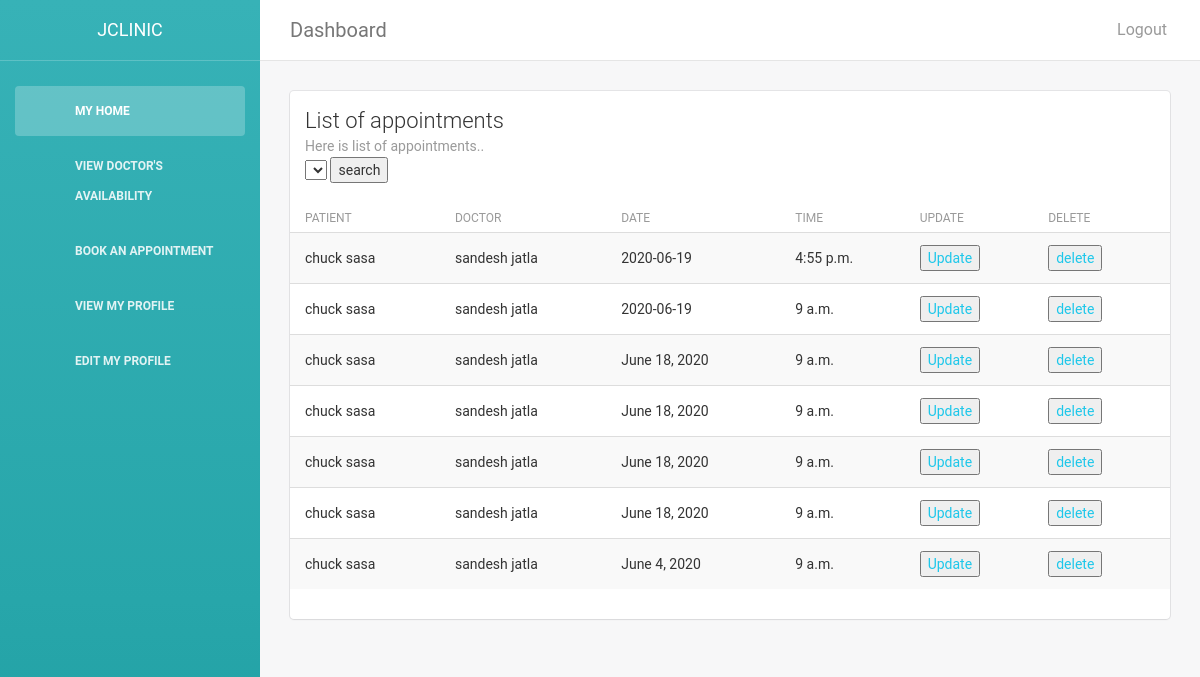
Screenshot of /staff/della with the database file from the repository.
### homepage/models.py (models this page shows)
class Appointment(models.Model):
    aid = models.CharField(max_length=100,primary_key=True,unique=True, default=uuid.uuid4)
    user_name = models.ForeignKey(Patient,on_delete=models.PROTECT, null=True)
    doctor_id = models.ForeignKey(Doctor, on_delete=models.PROTECT, null=True)
    link=models.CharField(max_length=150,blank=True, null=True)
    date = models.CharField(max_length=15,blank=True, null=True)
    time = models.TimeField(blank=True, null=True)
    atype = models.IntegerField(blank=True,null=True)
    symptoms=models.CharField(max_length=150)
    reports=models.FileField(upload_to='media',null=True, blank=True)
    status = models.BooleanField(default=False)
    prescription = models.FileField(upload_to='media',null=True, blank=True)

class Patient(models.Model):
    pid = models.CharField(max_length=100,primary_key=True,unique=True, default=uuid.uuid4)
    user = models.OneToOneField(User, on_delete=models.CASCADE, null=True)
    firstname = models.CharField(max_length=150)
    lastname = models.CharField(max_length=150)
    pat_photo = models.FileField(null=True)
    email_id = models.EmailField(max_length=150,null=True,blank=True)
    phone_num = models.BigIntegerField(null=True,blank=True)
    address = models.CharField(null=True,blank=True,max_length=50)
    age = models.IntegerField(null=True,blank=True)
    def __str__(self):
        return self.firstname+' '+self.lastname

### doctor/models.py (models this page shows)
class Doctor(models.Model):
    did = models.CharField(max_length=100,primary_key=True,unique=True, default=uuid.uuid4)
    user = models.OneToOneField(User, on_delete=models.CASCADE, null=True)
    firstname = models.CharField(max_length=150)
    lastname = models.CharField(max_length=150)
    doc_photo = models.FileField(null=True)
    email_id = models.CharField(max_length=150,null=True,blank=True)
    phone_num = models.BigIntegerField(null=True,blank=True)
    address = models.CharField(null=True,blank=True,max_length=50)
    age = models.IntegerField(null=True,blank=True)
    experience = models.IntegerField(null=True,blank=True)
    specialization = models.CharField(max_length=500,null=True,blank=True)
    fee = models.IntegerField(null=True,blank=True)
    def __str__(self):
        return self.firstname+' '+self.lastname

### staff/views.py (the view)
# urls.py: path('della', views.della, name='della'),
def della(request):
    appointment=Appointment.objects.all()
    if request.method=='POST':
        print("aaaaaaaaaaaaaa")
        id1=request.POST.get('del')
        print(id1)
        Appointment.objects.filter(aid=id1).delete()
        return render(request,'staff/s1.html',{'appointment':appointment,'message': 'success'})
    else:
        return render(request,'staff/s1.html',{'appointment':appointment})

### staff/templates/staff/s1.html (shortened to what this page needs)
{% load static %}
<!doctype html>
<html lang="en">
<head>
    <link href="{%static 'homepage/css/bootstrap2.min.css' %}" rel="stylesheet" />
    <link href="{%static 'homepage/css/animate.min.css' %}" rel="stylesheet"/>
    <link href="{%static 'homepage/css/light-bootstrap-dashboard.css' %}"  rel="stylesheet"/>
    <link href="{%static 'homepage/css/demo.css' %}" rel="stylesheet" />
   <link href="{%static 'homepage/css/pe-icon-7-stroke.css' %}" rel="stylesheet" />
</head>
<body>
<div class="wrapper">
    <div class="sidebar" data-color="azure">
        <div class="sidebar-wrapper">
            <div class="logo">
                <a href="" class="simple-text">
                    JCLINIC
                </a>
            </div>
            <ul class="nav">
                <li class="active">
                    <a href="{% url 'staff:staff1' %}">
                        <i class="pe-7s-graph"></i>
                        <p>my home</p>
                    </a>
                </li>
                <li>
                    <a href="{% url 'staff:cal' %}">
                        <i class="pe-7s-bell"></i>
                        <p>view Doctor's availability</p>
                    </a>
                </li>
                <li>
                    <a href="{% url 'staff:appointment' %}">
                        <i class="pe-7s-bell"></i>
                        <p>Book an appointment</p>
                    </a>
                </li>
                <li>
                    <a href="">
                        <i class="pe-7s-bell"></i>
                        <p>view my profile</p>
                    </a>
                </li>
                <li>
                    <a href="{% url 'staff:staffupdate' %}">
                        <i class="pe-7s-bell"></i>
                        <p>edit my profile</p>
                    </a>
                </li>
            </ul>
        </div>
    </div>
    <div class="main-panel">
        <nav class="navbar navbar-default navbar-fixed">
            <div class="container-fluid">
                <div class="navbar-header">
                    <a class="navbar-brand" href="#">Dashboard</a>
                </div>
                <div class="collapse navbar-collapse">
                    <ul class="nav navbar-nav navbar-left">
                        <li>
                            <a href="#" class="dropdown-toggle" data-toggle="dropdown">
                            </a>
                        </li>
                    </ul>
                    <ul class="nav navbar-nav navbar-right">
                        <li>
                           <a href="{% url 'staff:logout' %}">
                               <p>Logout</p>
                            </a>
                        </li>
                </div>
            </div>
        </nav>
        <div class="content">
            <div class="container-fluid">
                <div class="row">
                    <div class="col-md-12">
                        <div class="card">
                            <div class="header">
                                <h4 class="title">List of appointments   </h4>
                                <p class="category">Here is list of appointments..</p>
                                <form action="{% url 'staff:staff1' %}" method="post">
                                    <select name="doc">
                                    </select>
                                  <input type="submit" value="search" >
                               </form>
                            </div>
                            <div class="content table-responsive table-full-width">
                                <table class="table table-hover table-striped">
                                    <thead>
                                        <th>    Patient</th>
                                      <th>Doctor</th>
                                      <th>Date</th>
                                    <th>time</th>
                                    <th>update</th>
                                    <th>delete</th>
                                    </thead>
                                    <tbody>
                                        {% for a in appointment %}
                                        <tr>
                                          <td>{{a.user_name}}</td>
                                          <td>{{a.doctor_id}}</td>
                                          <td> {{a.date}}</td>
                                          <td> {{a.time}}</td>
                                            <td><a href="">
                                                <form action="{% url 'staff:updla' %}" method="post">
                                                <input type="submit" value="Update">
                                            </form>
                                            </a>
                                          </td>
                                        <td><a href=""><form action="{% url 'staff:della' %}" method="post">
                                                <input type="submit" value="delete">
                                            </form></a></td>
                                        </tr>
                                        {% endfor %}
                                    </tbody>
                                </table>
                            </div>
                        </div>
                    </div>
              </div>
          </div>
            </div>
        </div>
    </div>
</body>
</html>

### rows the page displays
Appointment: user_name "chuck sasa", doctor_id "sandesh jatla", date "2020-06-19", time "4:55 p.m."
Appointment: user_name "chuck sasa", doctor_id "sandesh jatla", date "2020-06-19", time "9 a.m."
Appointment: user_name "chuck sasa", doctor_id "sandesh jatla", date "June 18, 2020", time "9 a.m."
Appointment: user_name "chuck sasa", doctor_id "sandesh jatla", date "June 18, 2020", time "9 a.m."
Appointment: user_name "chuck sasa", doctor_id "sandesh jatla", date "June 18, 2020", time "9 a.m."
Appointment: user_name "chuck sasa", doctor_id "sandesh jatla", date "June 18, 2020", time "9 a.m."
Appointment: user_name "chuck sasa", doctor_id "sandesh jatla", date "June 4, 2020", time "9 a.m."
